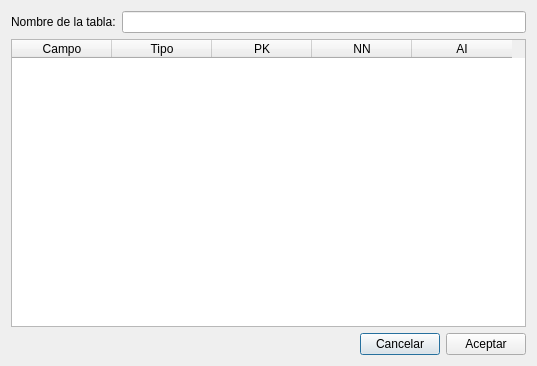
<?xml version="1.0" encoding="UTF-8"?>
<ui version="4.0">
 <class>DuSqliteManagerNewTableDialog</class>
 <widget class="QDialog" name="DuSqliteManagerNewTableDialog">
  <property name="geometry">
   <rect>
    <x>0</x>
    <y>0</y>
    <width>537</width>
    <height>366</height>
   </rect>
  </property>
  <property name="windowTitle">
   <string>Nueva tabla</string>
  </property>
  <layout class="QGridLayout" name="gridLayout">
   <item row="0" column="0">
    <layout class="QHBoxLayout" name="horizontalLayout_2">
     <item>
      <widget class="QLabel" name="label">
       <property name="text">
        <string>Nombre de la tabla:</string>
       </property>
      </widget>
     </item>
     <item>
      <widget class="QLineEdit" name="nombre"/>
     </item>
    </layout>
   </item>
   <item row="1" column="0">
    <widget class="QTableWidget" name="tableWidget">
     <property name="contextMenuPolicy">
      <enum>Qt::ActionsContextMenu</enum>
     </property>
     <column>
      <property name="text">
       <string>Campo</string>
      </property>
     </column>
     <column>
      <property name="text">
       <string>Tipo</string>
      </property>
     </column>
     <column>
      <property name="text">
       <string>PK</string>
      </property>
     </column>
     <column>
      <property name="text">
       <string>NN</string>
      </property>
     </column>
     <column>
      <property name="text">
       <string>AI</string>
      </property>
     </column>
    </widget>
   </item>
   <item row="2" column="0">
    <layout class="QHBoxLayout" name="horizontalLayout">
     <item>
      <spacer name="horizontalSpacer">
       <property name="orientation">
        <enum>Qt::Horizontal</enum>
       </property>
       <property name="sizeHint" stdset="0">
        <size>
         <width>40</width>
         <height>20</height>
        </size>
       </property>
      </spacer>
     </item>
     <item>
      <widget class="QPushButton" name="cancelar">
       <property name="text">
        <string>Cancelar</string>
       </property>
      </widget>
     </item>
     <item>
      <widget class="QPushButton" name="aceptar">
       <property name="text">
        <string>Aceptar</string>
       </property>
      </widget>
     </item>
    </layout>
   </item>
  </layout>
 </widget>
 <resources/>
 <connections/>
</ui>
